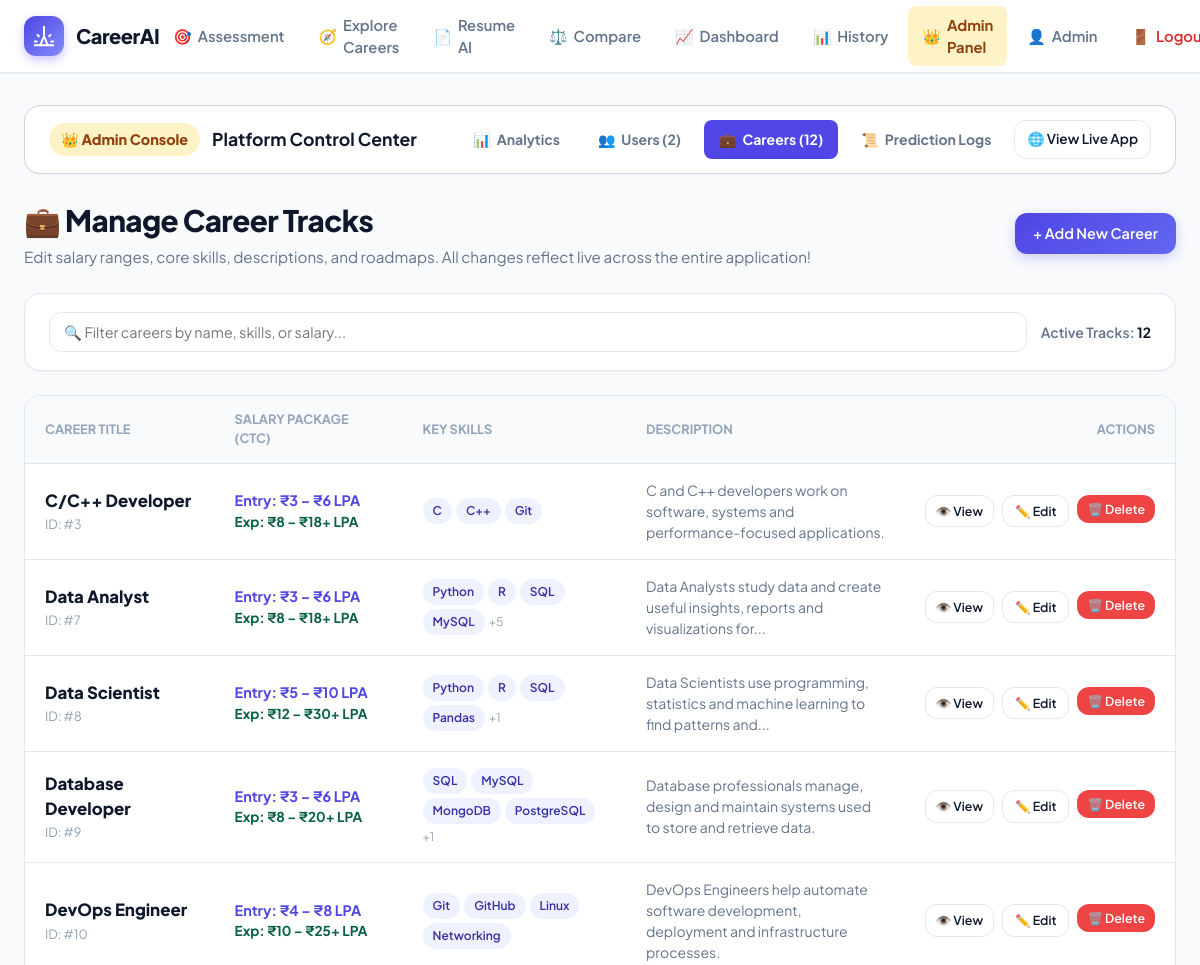
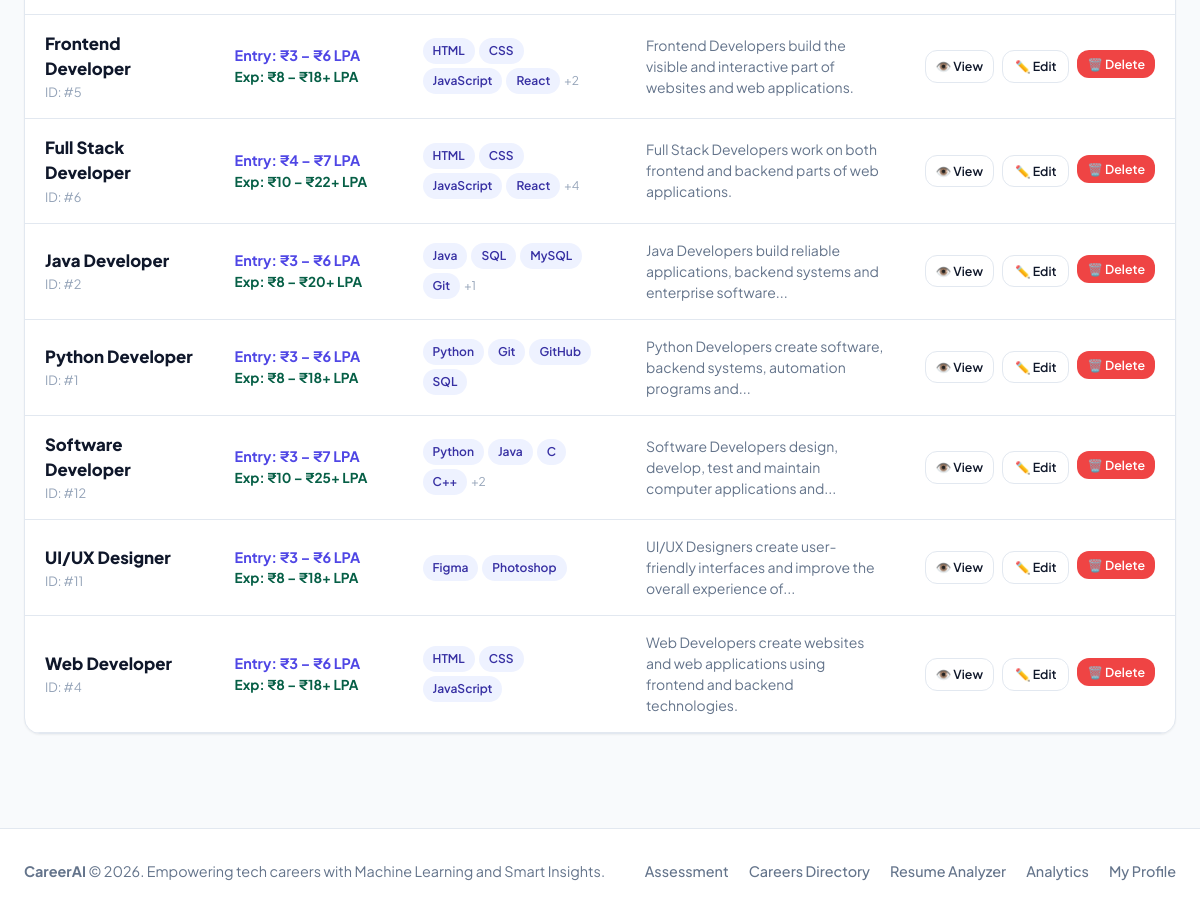
Screenshot of /admin/careers (signed in) with the database file from the repository (2 pictures, top to bottom).
### tables this page shows
CREATE TABLE careers (
        id INTEGER PRIMARY KEY AUTOINCREMENT,
        name TEXT UNIQUE NOT NULL,
        description TEXT NOT NULL,
        reason TEXT NOT NULL,
        entry_salary TEXT NOT NULL,
        exp_salary TEXT NOT NULL,
        skills TEXT NOT NULL,
        roles TEXT NOT NULL,
        growth TEXT NOT NULL,
        roadmap TEXT NOT NULL,
        projects TEXT NOT NULL,
        resources TEXT NOT NULL,
        updated_at TIMESTAMP DEFAULT CURRENT_TIMESTAMP
    );

### app.py (the view)
@app.route("/admin/careers")
@admin_required
def admin_careers():
    connection = sqlite3.connect(DATABASE)
    connection.row_factory = sqlite3.Row
    try:
        cursor = connection.cursor()
        cursor.execute("SELECT * FROM careers ORDER BY name ASC")
        careers = cursor.fetchall()
        cursor.execute("SELECT COUNT(*) FROM users")
        total_users = cursor.fetchone()[0]
        cursor.execute("SELECT COUNT(*) FROM careers")
        total_careers = cursor.fetchone()[0]
        stats = {"total_users": total_users, "total_careers": total_careers}
    finally:
        connection.close()
    return render_template("admin/careers.html", careers=careers, stats=stats)

### app.py (called while the page is built)
@app.template_filter("from_json")
def from_json_filter(val):
    if not val:
        return []
    try:
        if isinstance(val, str):
            return json.loads(val)
        return val if isinstance(val, list) else []
    except Exception:
        return []

@app.context_processor
def inject_current_user():
    user_id = session.get("user_id")
    user_name = session.get("user_name")
    user_email = session.get("user_email")
    role = session.get("role", "user")
    return {
        "current_user": {
            "id": user_id,
            "name": user_name,
            "email": user_email,
            "role": role,
            "is_authenticated": bool(user_id),
            "is_admin": (role == "admin")
        }
    }

def admin_required(view_func):
    @wraps(view_func)
    def decorated_view(*args, **kwargs):
        if not session.get("user_id"):
            flash("Please sign in with administrator credentials.", "warning")
            return redirect(url_for("login", next=request.path))
        if session.get("role") != "admin":
            flash("Access denied. Administrator privileges are required to view this panel.", "error")
            return redirect(url_for("home"))
        return view_func(*args, **kwargs)
    return decorated_view

### templates/admin/careers.html (shortened to what this page needs)
{% extends "admin/base_admin.html" %}
{% block admin_content %}
<div class="breadcrumb-bar">
    <div>
        <h1 style="font-size: 1.85rem; font-weight: 800; color: var(--text-main); letter-spacing: -0.02em;">💼 Manage Career Tracks</h1>
        <p style="color: var(--text-muted); font-size: 0.95rem; margin-top: 4px;">
            Edit salary ranges, core skills, descriptions, and roadmaps. All changes reflect live across the entire application!
        </p>
    </div>
    <a href="/admin/careers/add" class="btn btn-primary" style="padding: 10px 18px; font-size: 0.9rem;">
        <span>+ Add New Career</span>
    </a>
</div>
<div class="card" style="margin-bottom: 24px; padding: 18px 24px; display: flex; justify-content: space-between; align-items: center; flex-wrap: wrap; gap: 14px;">
    <div style="flex: 1; min-width: 250px;">
        <input type="text" id="careerAdminSearch" placeholder="🔍 Filter careers by name, skills, or salary..."
               style="width: 100%; padding: 10px 14px; border: 1px solid var(--border); border-radius: var(--radius-md); font-size: 0.9rem; outline: none;">
    </div>
    <div style="font-size: 0.875rem; color: var(--text-muted); font-weight: 600;">
        Active Tracks: <strong style="color: var(--text-main);">{{ careers|length }}</strong>
    </div>
</div>
<div class="card" style="padding: 0; overflow-x: auto;">
    <table style="width: 100%; border-collapse: collapse; text-align: left; min-width: 900px;">
        <thead>
            <tr style="background: var(--bg-main); border-bottom: 1px solid var(--border); font-size: 0.8rem; font-weight: 700; color: var(--text-light); text-transform: uppercase;">
                <th style="padding: 14px 20px;">Career Title</th>
                <th style="padding: 14px 20px;">Salary Package (CTC)</th>
                <th style="padding: 14px 20px;">Key Skills</th>
                <th style="padding: 14px 20px;">Description</th>
                <th style="padding: 14px 20px; text-align: right;">Actions</th>
            </tr>
        </thead>
        <tbody>
            {% for c in careers %}
            <tr style="border-bottom: 1px solid var(--border);" class="career-row">
                <td style="padding: 16px 20px;">
                    <div style="font-weight: 800; color: var(--text-main); font-size: 1.05rem;">{{ c['name'] }}</div>
                    <div style="font-size: 0.8rem; color: var(--text-light); margin-top: 2px;">ID: #{{ c['id'] }}</div>
                </td>
                <td style="padding: 16px 20px; white-space: nowrap;">
                    <div style="font-weight: 700; color: var(--primary); font-size: 0.9rem;">Entry: {{ c['entry_salary'] }}</div>
                    <div style="font-weight: 700; color: var(--success-text); font-size: 0.85rem;">Exp: {{ c['exp_salary'] }}</div>
                </td>
                <td style="padding: 16px 20px; max-width: 250px;">
                    <div style="display: flex; flex-wrap: wrap; gap: 4px;">
                        {% set skills = c['skills']|from_json %}
                        {% for s in skills[:4] %}
                        <span class="badge" style="font-size: 0.75rem;">{{ s }}</span>
                        {% endfor %}
                        {% if skills|length > 4 %}
                        <span style="font-size: 0.75rem; color: var(--text-light); align-self: center;">+{{ skills|length - 4 }}</span>
                        {% endif %}
                    </div>
                </td>
                <td style="padding: 16px 20px; max-width: 320px; font-size: 0.875rem; color: var(--text-muted); line-height: 1.5;">
                    {{ c['description']|truncate(90) }}
                </td>
                <td style="padding: 16px 20px; text-align: right; white-space: nowrap;">
                    <div style="display: flex; gap: 8px; justify-content: flex-end;">
                        <a href="/career-details/{{ c['name'] }}" class="btn btn-secondary" style="font-size: 0.775rem; padding: 6px 10px;" target="_blank">
                            👁️ View
                        </a>
                        <a href="/admin/careers/{{ c['id'] }}/edit" class="btn btn-secondary" style="font-size: 0.775rem; padding: 6px 12px;">
                            ✏️ Edit
                        </a>
                        <form action="/admin/careers/{{ c['id'] }}/delete" method="POST" onsubmit="return confirm('Are you sure you want to delete this career?');">
                            <button type="submit" class="btn btn-danger" style="font-size: 0.775rem; padding: 6px 10px;">
                                🗑️ Delete
                            </button>
                        </form>
                    </div>
                </td>
            </tr>
            {% endfor %}
        </tbody>
    </table>
</div>
{% endblock %}

### templates/base.html (style rules this page uses)
:root { --primary: #4f46e5; --primary-hover: #4338ca; --primary-light: #eef2ff; --primary-text: #3730a3; --secondary: #0ea5e9; --secondary-light: #f0f9ff; --success: #10b981; --success-light: #ecfdf5; --success-text: #065f46; --warning: #f59e0b; --warning-light: #fffbeb; --danger: #ef4444; --danger-light: #fef2f2; --bg-main: #f8fafc; --bg-card: #ffffff; --text-main: #0f172a; --text-muted: #64748b; --text-light: #94a3b8; --border: #e2e8f0; --border-hover: #cbd5e1; --shadow-sm: 0 1px 2px 0 rgba(0, 0, 0, 0.05); --shadow-md: 0 4px 6px -1px rgba(0, 0, 0, 0.08), 0 2px 4px -2px rgba(0, 0, 0, 0.04); --shadow-lg: 0 10px 15px -3px rgba(0, 0, 0, 0.08), 0 4px 6px -4px rgba(0, 0, 0, 0.04); --shadow-xl: 0 20px 25px -5px rgba(0, 0, 0, 0.08), 0 8px 10px -6px rgba(0, 0, 0, 0.04); --radius-sm: 8px; --radius-md: 12px; --radius-lg: 16px; --radius-xl: 24px; }
* { box-sizing: border-box; margin: 0; padding: 0; font-family: 'Plus Jakarta Sans', 'Inter', -apple-system, BlinkMacSystemFont, 'Segoe UI', Roboto, sans-serif; }
body { background-color: var(--bg-main); color: var(--text-main); min-height: 100vh; display: flex; flex-direction: column; line-height: 1.5; -webkit-font-smoothing: antialiased; }
.card { background: var(--bg-card); border: 1px solid var(--border); border-radius: var(--radius-lg); padding: 28px; box-shadow: var(--shadow-sm); transition: all 0.25s ease; }
.btn { display: inline-flex; align-items: center; justify-content: center; gap: 8px; padding: 10px 20px; font-size: 0.95rem; font-weight: 600; border-radius: var(--radius-md); text-decoration: none; border: none; cursor: pointer; transition: all 0.2s ease; }
.btn-primary { background: linear-gradient(135deg, var(--primary), #6366f1); color: white; box-shadow: 0 4px 12px rgba(79, 70, 229, 0.25); }
.btn-secondary { background: white; color: var(--text-main); border: 1px solid var(--border); }
.btn-danger { background: var(--danger); color: white; }
.badge { display: inline-flex; align-items: center; gap: 6px; padding: 4px 10px; font-size: 0.8rem; font-weight: 600; border-radius: 9999px; background: var(--primary-light); color: var(--primary-text); }
.breadcrumb-bar { display: flex; align-items: center; justify-content: space-between; margin-bottom: 24px; }

### rows the page displays
careers: name "C/C++ Developer", id "3", entry_salary "₹3 – ₹6 LPA", exp_salary "₹8 – ₹18+ LPA", 4 "C" "C++" "Git", description "C and C++ developers work on software, systems and performance-focused applications."
careers: name "Data Analyst", id "7", entry_salary "₹3 – ₹6 LPA", exp_salary "₹8 – ₹18+ LPA", 4 "Python" "R" "SQL" "MySQL", skills "5", description "Data Analysts study data and create useful insights, reports and visualizations for..."
careers: name "Data Scientist", id "8", entry_salary "₹5 – ₹10 LPA", exp_salary "₹12 – ₹30+ LPA", 4 "Python" "R" "SQL" "Pandas", skills "1", description "Data Scientists use programming, statistics and machine learning to find patterns and..."
careers: name "Database Developer", id "9", entry_salary "₹3 – ₹6 LPA", exp_salary "₹8 – ₹20+ LPA", 4 "SQL" "MySQL" "MongoDB" "PostgreSQL", skills "1", description "Database professionals manage, design and maintain systems used to store and retrieve data."
careers: name "DevOps Engineer", id "10", entry_salary "₹4 – ₹8 LPA", exp_salary "₹10 – ₹25+ LPA", 4 "Git" "GitHub" "Linux" "Networking", description "DevOps Engineers help automate software development, deployment and infrastructure processes."
careers: name "Frontend Developer", id "5", entry_salary "₹3 – ₹6 LPA", exp_salary "₹8 – ₹18+ LPA", 4 "HTML" "CSS" "JavaScript" "React", skills "2", description "Frontend Developers build the visible and interactive part of websites and web applications."
careers: name "Full Stack Developer", id "6", entry_salary "₹4 – ₹7 LPA", exp_salary "₹10 – ₹22+ LPA", 4 "HTML" "CSS" "JavaScript" "React", skills "4", description "Full Stack Developers work on both frontend and backend parts of web applications."
careers: name "Java Developer", id "2", entry_salary "₹3 – ₹6 LPA", exp_salary "₹8 – ₹20+ LPA", 4 "Java" "SQL" "MySQL" "Git", skills "1", description "Java Developers build reliable applications, backend systems and enterprise software..."
careers: name "Python Developer", id "1", entry_salary "₹3 – ₹6 LPA", exp_salary "₹8 – ₹18+ LPA", 4 "Python" "Git" "GitHub" "SQL", description "Python Developers create software, backend systems, automation programs and..."
careers: name "Software Developer", id "12", entry_salary "₹3 – ₹7 LPA", exp_salary "₹10 – ₹25+ LPA", 4 "Python" "Java" "C" "C++", skills "2", description "Software Developers design, develop, test and maintain computer applications and..."
careers: name "UI/UX Designer", id "11", entry_salary "₹3 – ₹6 LPA", exp_salary "₹8 – ₹18+ LPA", 4 "Figma" "Photoshop", description "UI/UX Designers create user-friendly interfaces and improve the overall experience of..."
careers: name "Web Developer", id "4", entry_salary "₹3 – ₹6 LPA", exp_salary "₹8 – ₹18+ LPA", 4 "HTML" "CSS" "JavaScript", description "Web Developers create websites and web applications using frontend and backend technologies."

### other values shown
{{ current_user.name.split(' ')[0] if current_user.name else 'Profile' }} "Admin"
{{ stats.total_users if stats else '' }} "2"
{{ stats.total_careers if stats else '' }} "12"
{{ careers|length }} "12"
